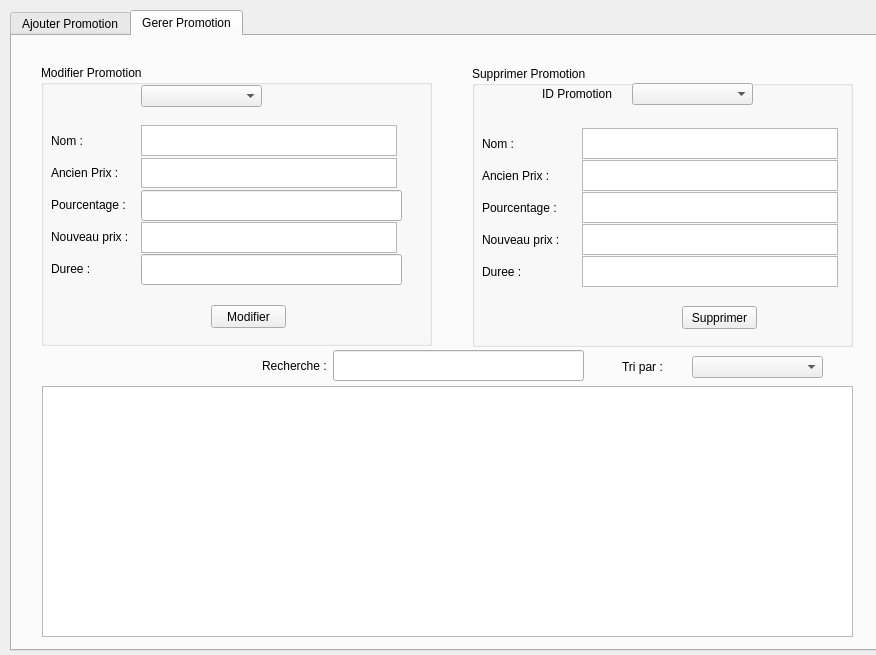
<?xml version="1.0" encoding="UTF-8"?>
<ui version="4.0">
 <class>promointer</class>
 <widget class="QDialog" name="promointer">
  <property name="geometry">
   <rect>
    <x>0</x>
    <y>0</y>
    <width>876</width>
    <height>655</height>
   </rect>
  </property>
  <property name="windowTitle">
   <string>Dialog</string>
  </property>
  <widget class="QTabWidget" name="tabWidget">
   <property name="geometry">
    <rect>
     <x>10</x>
     <y>10</y>
     <width>871</width>
     <height>641</height>
    </rect>
   </property>
   <property name="currentIndex">
    <number>1</number>
   </property>
   <widget class="QWidget" name="tab">
    <attribute name="title">
     <string>Ajouter Promotion</string>
    </attribute>
    <widget class="QGroupBox" name="groupBox">
     <property name="geometry">
      <rect>
       <x>140</x>
       <y>110</y>
       <width>551</width>
       <height>391</height>
      </rect>
     </property>
     <property name="title">
      <string>Ajouter Promotion</string>
     </property>
     <widget class="QTextEdit" name="Pourcentage">
      <property name="geometry">
       <rect>
        <x>200</x>
        <y>161</y>
        <width>211</width>
        <height>31</height>
       </rect>
      </property>
     </widget>
     <widget class="QLabel" name="label_13">
      <property name="geometry">
       <rect>
        <x>100</x>
        <y>95</y>
        <width>91</width>
        <height>31</height>
       </rect>
      </property>
      <property name="text">
       <string>Nom Produit :</string>
      </property>
     </widget>
     <widget class="QLabel" name="label_12">
      <property name="geometry">
       <rect>
        <x>100</x>
        <y>194</y>
        <width>91</width>
        <height>31</height>
       </rect>
      </property>
      <property name="text">
       <string>Nouveau prix :</string>
      </property>
     </widget>
     <widget class="QLabel" name="label_15">
      <property name="geometry">
       <rect>
        <x>100</x>
        <y>161</y>
        <width>91</width>
        <height>31</height>
       </rect>
      </property>
      <property name="text">
       <string>Pourcentage :</string>
      </property>
     </widget>
     <widget class="QLabel" name="label_14">
      <property name="geometry">
       <rect>
        <x>100</x>
        <y>128</y>
        <width>91</width>
        <height>31</height>
       </rect>
      </property>
      <property name="text">
       <string>Ancien Prix :</string>
      </property>
     </widget>
     <widget class="QPushButton" name="AjouterBouton">
      <property name="geometry">
       <rect>
        <x>255</x>
        <y>275</y>
        <width>75</width>
        <height>23</height>
       </rect>
      </property>
      <property name="text">
       <string>Ajouter</string>
      </property>
     </widget>
     <widget class="QLabel" name="label_16">
      <property name="geometry">
       <rect>
        <x>100</x>
        <y>226</y>
        <width>91</width>
        <height>31</height>
       </rect>
      </property>
      <property name="text">
       <string>Duree :</string>
      </property>
     </widget>
     <widget class="QTextEdit" name="duree">
      <property name="geometry">
       <rect>
        <x>200</x>
        <y>226</y>
        <width>211</width>
        <height>31</height>
       </rect>
      </property>
     </widget>
     <widget class="QComboBox" name="comboBox_nomprod">
      <property name="geometry">
       <rect>
        <x>200</x>
        <y>100</y>
        <width>211</width>
        <height>22</height>
       </rect>
      </property>
     </widget>
     <widget class="QTextBrowser" name="Prixav">
      <property name="geometry">
       <rect>
        <x>200</x>
        <y>129</y>
        <width>211</width>
        <height>31</height>
       </rect>
      </property>
     </widget>
     <widget class="QTextBrowser" name="Prixap">
      <property name="geometry">
       <rect>
        <x>200</x>
        <y>194</y>
        <width>211</width>
        <height>31</height>
       </rect>
      </property>
     </widget>
    </widget>
   </widget>
   <widget class="QWidget" name="tab_2">
    <attribute name="title">
     <string>Gerer Promotion</string>
    </attribute>
    <widget class="QGroupBox" name="groupBox_2">
     <property name="geometry">
      <rect>
       <x>460</x>
       <y>30</y>
       <width>381</width>
       <height>281</height>
      </rect>
     </property>
     <property name="title">
      <string>Supprimer Promotion</string>
     </property>
     <widget class="QComboBox" name="comboBox_supp">
      <property name="geometry">
       <rect>
        <x>160</x>
        <y>17</y>
        <width>121</width>
        <height>22</height>
       </rect>
      </property>
     </widget>
     <widget class="QLabel" name="label">
      <property name="geometry">
       <rect>
        <x>70</x>
        <y>12</y>
        <width>81</width>
        <height>31</height>
       </rect>
      </property>
      <property name="text">
       <string>ID Promotion</string>
      </property>
     </widget>
     <widget class="QPushButton" name="SupprimerBouton">
      <property name="geometry">
       <rect>
        <x>210</x>
        <y>240</y>
        <width>75</width>
        <height>23</height>
       </rect>
      </property>
      <property name="text">
       <string>Supprimer</string>
      </property>
     </widget>
     <widget class="QLabel" name="label_27">
      <property name="geometry">
       <rect>
        <x>10</x>
        <y>126</y>
        <width>91</width>
        <height>31</height>
       </rect>
      </property>
      <property name="text">
       <string>Pourcentage :</string>
      </property>
     </widget>
     <widget class="QLabel" name="label_24">
      <property name="geometry">
       <rect>
        <x>10</x>
        <y>62</y>
        <width>91</width>
        <height>31</height>
       </rect>
      </property>
      <property name="text">
       <string>Nom :</string>
      </property>
     </widget>
     <widget class="QLabel" name="label_25">
      <property name="geometry">
       <rect>
        <x>10</x>
        <y>94</y>
        <width>91</width>
        <height>31</height>
       </rect>
      </property>
      <property name="text">
       <string>Ancien Prix :</string>
      </property>
     </widget>
     <widget class="QLabel" name="label_26">
      <property name="geometry">
       <rect>
        <x>10</x>
        <y>158</y>
        <width>91</width>
        <height>31</height>
       </rect>
      </property>
      <property name="text">
       <string>Nouveau prix :</string>
      </property>
     </widget>
     <widget class="QTextBrowser" name="Nomval">
      <property name="geometry">
       <rect>
        <x>110</x>
        <y>62</y>
        <width>256</width>
        <height>31</height>
       </rect>
      </property>
     </widget>
     <widget class="QTextBrowser" name="anciepval">
      <property name="geometry">
       <rect>
        <x>110</x>
        <y>94</y>
        <width>256</width>
        <height>31</height>
       </rect>
      </property>
     </widget>
     <widget class="QTextBrowser" name="pourcentageval">
      <property name="geometry">
       <rect>
        <x>110</x>
        <y>126</y>
        <width>256</width>
        <height>31</height>
       </rect>
      </property>
     </widget>
     <widget class="QTextBrowser" name="nouvpval">
      <property name="geometry">
       <rect>
        <x>110</x>
        <y>158</y>
        <width>256</width>
        <height>31</height>
       </rect>
      </property>
     </widget>
     <widget class="QTextBrowser" name="dureeval">
      <property name="geometry">
       <rect>
        <x>110</x>
        <y>190</y>
        <width>256</width>
        <height>31</height>
       </rect>
      </property>
     </widget>
     <widget class="QLabel" name="label_28">
      <property name="geometry">
       <rect>
        <x>10</x>
        <y>190</y>
        <width>91</width>
        <height>31</height>
       </rect>
      </property>
      <property name="text">
       <string>Duree :</string>
      </property>
     </widget>
    </widget>
    <widget class="QTableView" name="tablemodifier">
     <property name="geometry">
      <rect>
       <x>30</x>
       <y>350</y>
       <width>811</width>
       <height>251</height>
      </rect>
     </property>
     <property name="autoFillBackground">
      <bool>false</bool>
     </property>
    </widget>
    <widget class="QGroupBox" name="groupBox_3">
     <property name="geometry">
      <rect>
       <x>29</x>
       <y>29</y>
       <width>391</width>
       <height>281</height>
      </rect>
     </property>
     <property name="title">
      <string>Modifier Promotion</string>
     </property>
     <widget class="QComboBox" name="comboBox_modif">
      <property name="geometry">
       <rect>
        <x>100</x>
        <y>20</y>
        <width>121</width>
        <height>22</height>
       </rect>
      </property>
     </widget>
     <widget class="QLabel" name="label_29">
      <property name="geometry">
       <rect>
        <x>10</x>
        <y>188</y>
        <width>91</width>
        <height>31</height>
       </rect>
      </property>
      <property name="text">
       <string>Duree :</string>
      </property>
     </widget>
     <widget class="QLabel" name="label_30">
      <property name="geometry">
       <rect>
        <x>10</x>
        <y>156</y>
        <width>91</width>
        <height>31</height>
       </rect>
      </property>
      <property name="text">
       <string>Nouveau prix :</string>
      </property>
     </widget>
     <widget class="QLabel" name="label_31">
      <property name="geometry">
       <rect>
        <x>10</x>
        <y>124</y>
        <width>91</width>
        <height>31</height>
       </rect>
      </property>
      <property name="text">
       <string>Pourcentage :</string>
      </property>
     </widget>
     <widget class="QLabel" name="label_32">
      <property name="geometry">
       <rect>
        <x>10</x>
        <y>92</y>
        <width>91</width>
        <height>31</height>
       </rect>
      </property>
      <property name="text">
       <string>Ancien Prix :</string>
      </property>
     </widget>
     <widget class="QLabel" name="label_33">
      <property name="geometry">
       <rect>
        <x>10</x>
        <y>60</y>
        <width>91</width>
        <height>31</height>
       </rect>
      </property>
      <property name="text">
       <string>Nom :</string>
      </property>
     </widget>
     <widget class="QLineEdit" name="pourcentagemodif">
      <property name="geometry">
       <rect>
        <x>100</x>
        <y>125</y>
        <width>261</width>
        <height>31</height>
       </rect>
      </property>
     </widget>
     <widget class="QLineEdit" name="dureemodif">
      <property name="geometry">
       <rect>
        <x>100</x>
        <y>189</y>
        <width>261</width>
        <height>31</height>
       </rect>
      </property>
     </widget>
     <widget class="QTextBrowser" name="nommodif">
      <property name="geometry">
       <rect>
        <x>100</x>
        <y>60</y>
        <width>256</width>
        <height>31</height>
       </rect>
      </property>
     </widget>
     <widget class="QTextBrowser" name="anciepmodif">
      <property name="geometry">
       <rect>
        <x>100</x>
        <y>93</y>
        <width>256</width>
        <height>30</height>
       </rect>
      </property>
     </widget>
     <widget class="QTextBrowser" name="nouvpmodif">
      <property name="geometry">
       <rect>
        <x>100</x>
        <y>157</y>
        <width>256</width>
        <height>31</height>
       </rect>
      </property>
     </widget>
     <widget class="QPushButton" name="btn_modif">
      <property name="geometry">
       <rect>
        <x>170</x>
        <y>240</y>
        <width>75</width>
        <height>23</height>
       </rect>
      </property>
      <property name="text">
       <string>Modifier</string>
      </property>
     </widget>
    </widget>
    <widget class="QLabel" name="label_2">
     <property name="geometry">
      <rect>
       <x>250</x>
       <y>320</y>
       <width>71</width>
       <height>20</height>
      </rect>
     </property>
     <property name="text">
      <string>Recherche :</string>
     </property>
    </widget>
    <widget class="QLineEdit" name="rechercheav">
     <property name="geometry">
      <rect>
       <x>321</x>
       <y>314</y>
       <width>251</width>
       <height>31</height>
      </rect>
     </property>
    </widget>
    <widget class="QComboBox" name="tricombo">
     <property name="geometry">
      <rect>
       <x>680</x>
       <y>320</y>
       <width>131</width>
       <height>22</height>
      </rect>
     </property>
    </widget>
    <widget class="QLabel" name="label_3">
     <property name="geometry">
      <rect>
       <x>610</x>
       <y>324</y>
       <width>47</width>
       <height>14</height>
      </rect>
     </property>
     <property name="text">
      <string>Tri par :</string>
     </property>
    </widget>
   </widget>
  </widget>
 </widget>
 <resources/>
 <connections/>
</ui>
